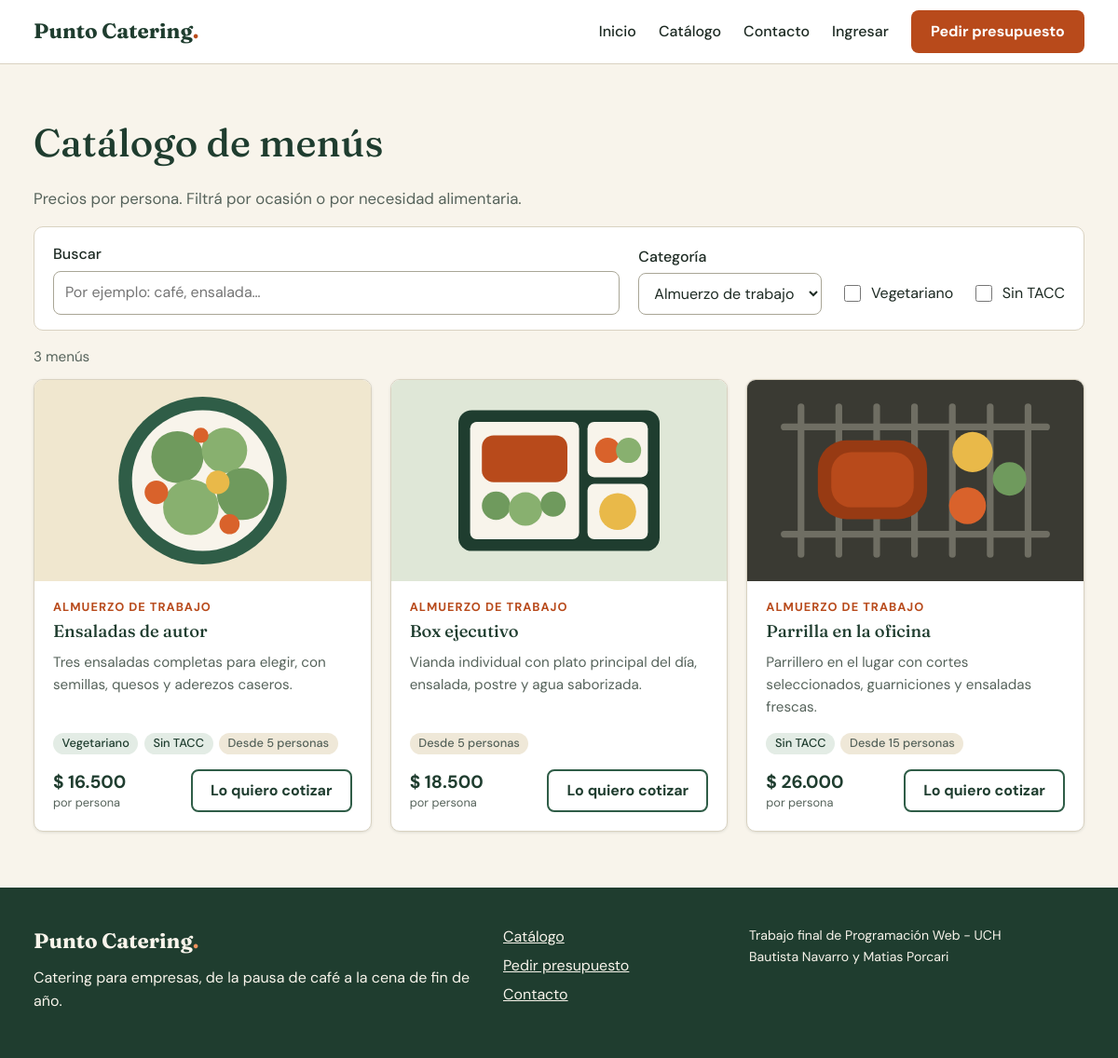
The page /catalogo.php?categoria=2 on the database its author committed.
### tables this page shows
CREATE TABLE menus (
    id_menu             INT UNSIGNED AUTO_INCREMENT PRIMARY KEY,
    id_categoria        INT UNSIGNED NOT NULL,
    nombre              VARCHAR(100) NOT NULL,
    descripcion         VARCHAR(500) NOT NULL,
    precio_por_persona  DECIMAL(10, 2) NOT NULL,
    minimo_personas     INT UNSIGNED NOT NULL DEFAULT 1,
    es_vegetariano      TINYINT(1) NOT NULL DEFAULT 0,
    es_sin_tacc         TINYINT(1) NOT NULL DEFAULT 0,
    ilustracion         VARCHAR(30) NOT NULL DEFAULT 'buffet',   
    activo              TINYINT(1) NOT NULL DEFAULT 1,           
    CONSTRAINT fk_menus_categoria FOREIGN KEY (id_categoria)
        REFERENCES categorias (id_categoria) ON UPDATE CASCADE ON DELETE RESTRICT
);

CREATE TABLE categorias (
    id_categoria  INT UNSIGNED AUTO_INCREMENT PRIMARY KEY,
    nombre        VARCHAR(60) NOT NULL UNIQUE,
    descripcion   VARCHAR(255) NOT NULL DEFAULT ''
);

### includes/funciones.php (called while the page is built, shortened)
<?php
function ruta_base(): string
{
    static $base = null;
    if ($base === null) {
        $raiz = str_replace('\\', '/', (string) realpath(__DIR__ . '/..'));
        $script = str_replace('\\', '/', (string) realpath($_SERVER['SCRIPT_FILENAME']));
        $relativa = substr($script, strlen($raiz));
        $base = substr($_SERVER['SCRIPT_NAME'], 0, -strlen($relativa));
    }
    return $base;
}
function url(string $ruta = ''): string
{
    return ruta_base() . '/' . ltrim($ruta, '/');
}
function escapar(mixed $valor): string
{
    return htmlspecialchars((string) $valor, ENT_QUOTES, 'UTF-8');
}
function formato_moneda(float|string|null $importe): string
{
    return '$ ' . number_format((float) $importe, 0, ',', '.');
}
function entero_de(array $origen, string $campo): int
{
    $valor = filter_var($origen[$campo] ?? null, FILTER_VALIDATE_INT, ['options' => ['min_range' => 1]]);
    return $valor === false ? 0 : $valor;
}

### includes/conexion.php (called while the page is built, shortened)
<?php
function obtener_conexion(): PDO
{
    static $conexion = null;
    if ($conexion === null) {
        $origen = 'mysql:host=' . BD_SERVIDOR . ';dbname=' . BD_NOMBRE . ';charset=utf8mb4';
        $conexion = new PDO($origen, BD_USUARIO, BD_CONTRASENA, [
            PDO::ATTR_ERRMODE => PDO::ERRMODE_EXCEPTION,
            PDO::ATTR_DEFAULT_FETCH_MODE => PDO::FETCH_ASSOC,
            PDO::ATTR_EMULATE_PREPARES => false,
        ]);
    }
    return $conexion;
}

### catalogo.php (the view, shortened to what this page needs)
<?php
$filtros = leer_filtros_catalogo($_GET);
$menus = buscar_menus($filtros);
$categorias = obtener_categorias();
require __DIR__ . '/includes/encabezado.php';
?>
<section class="seccion">
    <div class="contenedor">
        <h1>Catálogo de menús</h1>
        <p class="bajada">Precios por persona. Filtrá por ocasión o por necesidad alimentaria.</p>
        <form class="filtros" id="filtros-catalogo" method="get" data-api="<?= escapar(url('api/catalogo.php')) ?>">
            <div class="campo filtro-texto">
                <label for="texto">Buscar</label>
                <input type="search" id="texto" name="texto" placeholder="Por ejemplo: café, ensalada…" value="<?= escapar($filtros['texto']) ?>">
            </div>
            <div class="campo">
                <label for="categoria">Categoría</label>
                <select id="categoria" name="categoria">
                    <?php foreach ($categorias as $categoria): ?>
                        <option value="<?= (int) $categoria['id_categoria'] ?>" <?= $filtros['categoria'] === (int) $categoria['id_categoria'] ? 'selected' : '' ?>>
                            <?= escapar($categoria['nombre']) ?>
                        </option>
                    <?php endforeach; ?>
                </select>
            </div>
            <label class="casilla"><input type="checkbox" name="vegetariano" value="1" <?= $filtros['vegetariano'] ? 'checked' : '' ?>> Vegetariano</label>
            <label class="casilla"><input type="checkbox" name="sin_tacc" value="1" <?= $filtros['sin_tacc'] ? 'checked' : '' ?>> Sin TACC</label>
        </form>
        <p class="contador-resultados" id="contador-resultados" role="status"><?= count($menus) ?> <?= count($menus) === 1 ? 'menú' : 'menús' ?></p>
        <div class="grilla-menus" id="resultados-catalogo">
            <?= tarjetas_de_menus($menus) ?>
        </div>
    </div>
</section>
<?php require __DIR__ . '/includes/pie.php'; ?>

### includes/catalogo.php (shortened to what this page needs)
<?php
function obtener_categorias(): array
{
    return obtener_conexion()->query('SELECT * FROM categorias ORDER BY nombre')->fetchAll();
}
function leer_filtros_catalogo(array $origen): array
{
    $texto = $origen['texto'] ?? '';
    return [
        'texto' => is_string($texto) ? trim($texto) : '',
        'categoria' => entero_de($origen, 'categoria'),
        'vegetariano' => isset($origen['vegetariano']),
        'sin_tacc' => isset($origen['sin_tacc']),
    ];
}
function buscar_menus(array $filtros): array
{
    $sql = 'SELECT m.*, c.nombre AS categoria
            FROM menus m
            INNER JOIN categorias c ON c.id_categoria = m.id_categoria
            WHERE m.activo = 1';
    $parametros = [];
    if ($filtros['categoria'] > 0) {
        $sql .= ' AND m.id_categoria = ?';
        $parametros[] = $filtros['categoria'];
    }
    $consulta = obtener_conexion()->prepare($sql . ' ORDER BY c.nombre, m.precio_por_persona');
    $consulta->execute($parametros);
    return $consulta->fetchAll();
}
function tarjetas_de_menus(array $menus): string
{
    foreach ($menus as $menu) {
        require __DIR__ . '/tarjeta_menu.php';
    }
    return (string) ob_get_clean();
}

### includes/tarjeta_menu.php (shortened to what this page needs)
<article class="tarjeta-menu">
    <img class="tarjeta-menu-imagen" src="<?= escapar(url('recursos/img/menus/' . $menu['ilustracion'] . '.svg')) ?>" alt="" width="400" height="240">
    <div class="tarjeta-menu-cuerpo">
        <p class="sobretitulo"><?= escapar($menu['categoria']) ?></p>
        <h3><?= escapar($menu['nombre']) ?></h3>
        <p class="tarjeta-menu-descripcion"><?= escapar($menu['descripcion']) ?></p>
        <ul class="lista-distintivos">
            <?php if ($menu['es_vegetariano']): ?><li class="distintivo">Vegetariano</li><?php endif; ?>
            <?php if ($menu['es_sin_tacc']): ?><li class="distintivo">Sin TACC</li><?php endif; ?>
            <li class="distintivo distintivo-neutro">Desde <?= (int) $menu['minimo_personas'] ?> personas</li>
        </ul>
        <div class="tarjeta-menu-pie">
            <p class="precio"><strong><?= formato_moneda($menu['precio_por_persona']) ?></strong> <span>por persona</span></p>
            <a class="boton boton-secundario" href="<?= escapar(url('presupuesto.php?menu=' . $menu['id_menu'])) ?>">Lo quiero cotizar</a>
        </div>
    </div>
</article>

### recursos/css/estilos.css (style rules this page uses)
:root { --verde-profundo: #1f3d2f; --verde-medio: #2f5d47; --verde-suave: #e3ece5; --naranja: #b84a1b; --naranja-oscuro: #973a13; --crema: #f8f4eb; --crema-oscuro: #efe8d8; --blanco: #ffffff; --tinta: #1d2a23; --tinta-suave: #56635b; --borde: #d9d2c1; --rojo: #a32c20; --rojo-suave: #fbeae7; --verde-exito-suave: #e1f1e4; --ambar-suave: #fbf0d3; --ambar-texto: #6f4f00; --azul-suave: #e2ecf7; --azul-texto: #1d4c80; --gris-suave: #e9e9e6; --fuente-titulos: "Fraunces", Georgia, "Times New Roman", serif; --fuente-texto: "DM Sans", "Segoe UI", Arial, sans-serif; --radio: 10px; --sombra: 0 1px 3px rgba(31, 61, 47, 0.12); }
*, *::before, *::after { box-sizing: border-box; }
body { margin: 0; min-height: 100vh; display: flex; flex-direction: column; background: var(--crema); color: var(--tinta); font-family: var(--fuente-texto); font-size: 1rem; line-height: 1.6; }
h1, h2, h3 { margin: 0 0 0.5em; font-family: var(--fuente-titulos); font-weight: 500; line-height: 1.2; color: var(--verde-profundo); }
h1 { font-size: clamp(1.9rem, 4vw, 2.6rem); }
h3 { font-size: 1.15rem; }
p { margin: 0 0 1em; }
a { color: var(--naranja); }
img { max-width: 100%; height: auto; display: block; }
.contenedor { width: 100%; max-width: 1160px; margin-inline: auto; padding-inline: 16px; }
.seccion { padding-block: clamp(2rem, 5vw, 4rem); }
.sobretitulo { margin-bottom: 0.4em; font-size: 0.8rem; font-weight: 700; letter-spacing: 0.08em; text-transform: uppercase; color: var(--naranja); }
.bajada { color: var(--tinta-suave); font-size: 1.05rem; }
.boton { display: inline-block; padding: 0.65rem 1.2rem; border: 2px solid transparent; border-radius: 8px; font: inherit; font-weight: 700; line-height: 1.3; text-align: center; text-decoration: none; cursor: pointer; transition: background-color 0.15s ease, color 0.15s ease; }
.boton-secundario { border-color: var(--verde-medio); color: var(--verde-profundo); background: transparent; }
.grilla-menus { display: grid; gap: 1.25rem; grid-template-columns: repeat(auto-fill, minmax(280px, 1fr)); }
.tarjeta-menu { display: flex; flex-direction: column; overflow: hidden; background: var(--blanco); border: 1px solid var(--borde); border-radius: var(--radio); box-shadow: var(--sombra); }
.tarjeta-menu-imagen { width: 100%; aspect-ratio: 5 / 3; object-fit: cover; }
.tarjeta-menu-cuerpo { display: flex; flex: 1; flex-direction: column; padding: 1.1rem 1.25rem 1.25rem; }
.tarjeta-menu-descripcion { flex: 1; font-size: 0.95rem; color: var(--tinta-suave); }
.lista-distintivos { display: flex; flex-wrap: wrap; gap: 0.4rem; margin: 0 0 1rem; padding: 0; list-style: none; }
.distintivo { padding: 0.1rem 0.6rem; border-radius: 999px; background: var(--verde-suave); color: var(--verde-profundo); font-size: 0.8rem; font-weight: 500; }
.distintivo-neutro { background: var(--crema-oscuro); color: var(--tinta-suave); }
.tarjeta-menu-pie { display: flex; flex-wrap: wrap; align-items: center; justify-content: space-between; gap: 0.75rem; }
.precio { margin: 0; line-height: 1.2; }
.precio strong { display: block; font-size: 1.2rem; color: var(--verde-profundo); }
.precio span { font-size: 0.8rem; color: var(--tinta-suave); }
.filtros { display: flex; flex-wrap: wrap; align-items: flex-end; gap: 1rem 1.25rem; margin-bottom: 1rem; padding: 1rem 1.25rem; background: var(--blanco); border: 1px solid var(--borde); border-radius: var(--radio); }
.filtros .campo { margin: 0; }
.filtro-texto { flex: 1 1 240px; }
.contador-resultados { margin-bottom: 0.75rem; color: var(--tinta-suave); font-size: 0.95rem; }
.campo { margin-bottom: 1rem; }
.campo label { display: block; margin-bottom: 0.3rem; font-weight: 500; }
input:not([type="checkbox"]), select, textarea { width: 100%; padding: 0.6rem 0.75rem; border: 1px solid #a9a696; border-radius: 8px; background: var(--blanco); color: var(--tinta); font: inherit; }
input[type="checkbox"] { width: 1.1rem; height: 1.1rem; flex-shrink: 0; accent-color: var(--naranja); }
.casilla { display: inline-flex; align-items: center; gap: 0.5rem; padding-block: 0.6rem; cursor: pointer; }

### rows shown on the page
menus: ilustracion (picture), id_categoria.nombre "ALMUERZO DE TRABAJO", nombre "Ensaladas de autor", descripcion "Tres ensaladas completas para elegir, con semillas, quesos y aderezos caseros.", es_vegetariano "Vegetariano", es_sin_tacc "Sin TACC", minimo_personas "5", precio_por_persona "$ 16.500"
menus: ilustracion (picture), id_categoria.nombre "ALMUERZO DE TRABAJO", nombre "Box ejecutivo", descripcion "Vianda individual con plato principal del día, ensalada, postre y agua saborizada.", minimo_personas "5", precio_por_persona "$ 18.500"
menus: ilustracion (picture), id_categoria.nombre "ALMUERZO DE TRABAJO", nombre "Parrilla en la oficina", descripcion "Parrillero en el lugar con cortes seleccionados, guarniciones y ensaladas frescas.", es_sin_tacc "Sin TACC", minimo_personas "15", precio_por_persona "$ 26.000"

### other values the page prints
count($menus) "3"
form field categoria "Almuerzo de trabajo"
